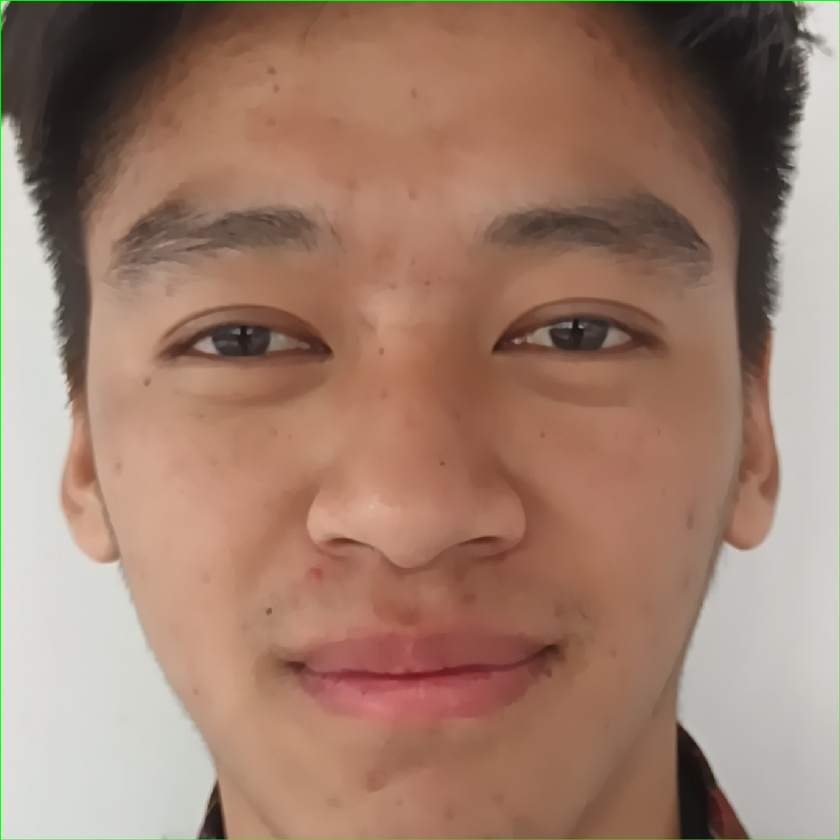
#> input picture python/17711771_faces.jpg, 840 x 840 px, shrunk from 1771 x 1771 before the run
$ python eye.py ..
#> lines starting #> are read from the running program, lines starting #| are printed output that depends on the picture; after the words box and inside, x2 and y2 are one past the last pixel; in counts of white or black regions, pixels touching at a corner belong together
import cv2
import os
import sys

if len(sys.argv) < 2:
    print("Usage: python batch_face_detection.py <directory_path>")
    sys.exit(1)

directoryPath = sys.argv[1]

# Check if the provided path is a directory
if not os.path.isdir(directoryPath):
    print(f"The provided path is not a directory: {directoryPath}")
    sys.exit(1)

# Load the pre-trained face detection model
faceCascade = cv2.CascadeClassifier(cv2.data.haarcascades + "haarcascade_frontalface_default.xml")

# Process each image in the directory
for filename in os.listdir(directoryPath):
    # Only process files with image extensions
    if filename.lower().endswith(('.png', '.jpg', '.jpeg', '.bmp', '.tiff')):
        imagePath = os.path.join(directoryPath, filename)

        # Load the image
        image = cv2.imread(imagePath)
#> image is the input picture: shape (840, 840, 3); mean B, G, R 109.1, 126.1, 158.5
        if image is None:
            print(f"Could not open or find the image: {imagePath}")
            continue

        # Convert the image to grayscale
        gray = cv2.cvtColor(image, cv2.COLOR_BGR2GRAY)
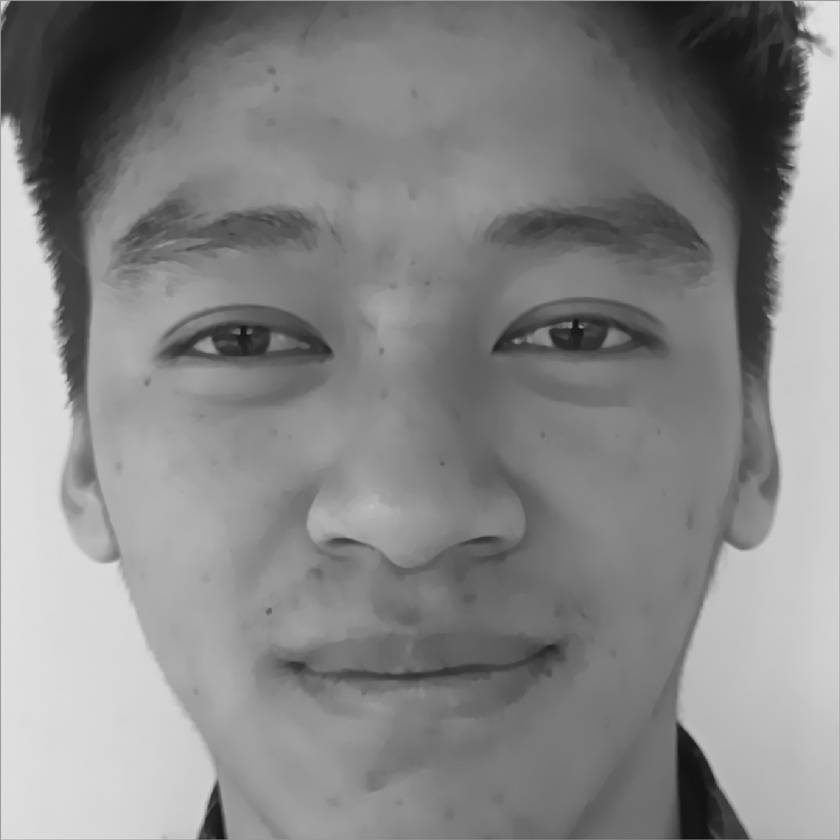
#> gray: shape (840, 840); min 15, max 232, mean 133.9

        # Detect faces in the image
        faces = faceCascade.detectMultiScale(
            gray,
            scaleFactor=1.3,
            minNeighbors=3,
            minSize=(30, 30)
        )
#> faces = [[52, 85, 727, 727]]

        print(f"[INFO] Found {len(faces)} Faces in {filename}.")
#| [INFO] Found 1 Faces in 17711771_faces.jpg.

        # Draw rectangles around detected faces and save each face as a separate image
        for (x, y, w, h) in faces:
            cv2.rectangle(image, (x, y), (x + w, y + h), (0, 255, 0), 2)
            roi_color = image[y:y + h, x:x + w]
            face_filename = os.path.join(directoryPath, f"{os.path.splitext(filename)[0]}_{w}x{h}_faces.jpg")
            cv2.imwrite(face_filename, roi_color)
            print(f"[INFO] Object found. Saving locally as {face_filename}")
#> this loop made 1 pass
#| [INFO] Object found. Saving locally as ../17711771_faces_727x727_faces.jpg
#> pass 1, `roi_color = image[y:y + h, x:x + w]`:
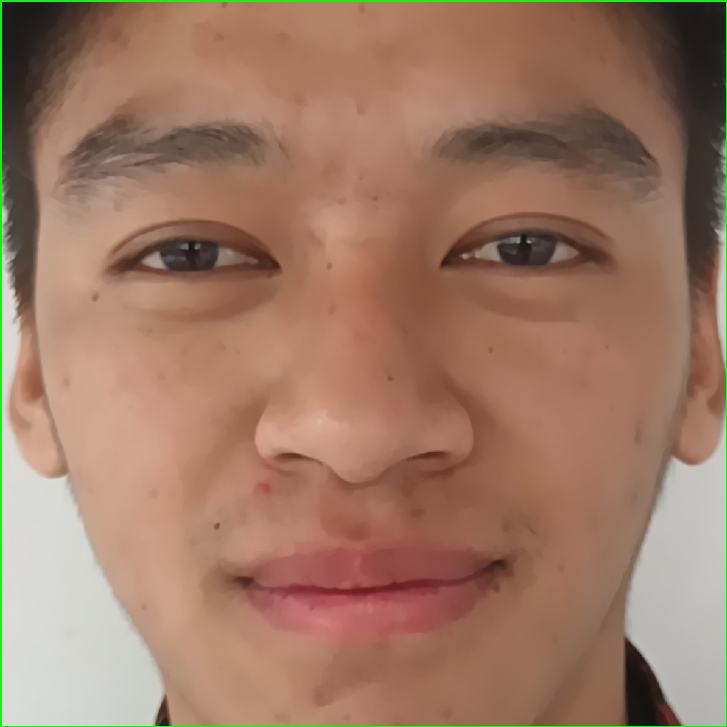
#> roi_color: shape (727, 727, 3); mean B, G, R 101, 121.5, 158.4
#> after the loop:
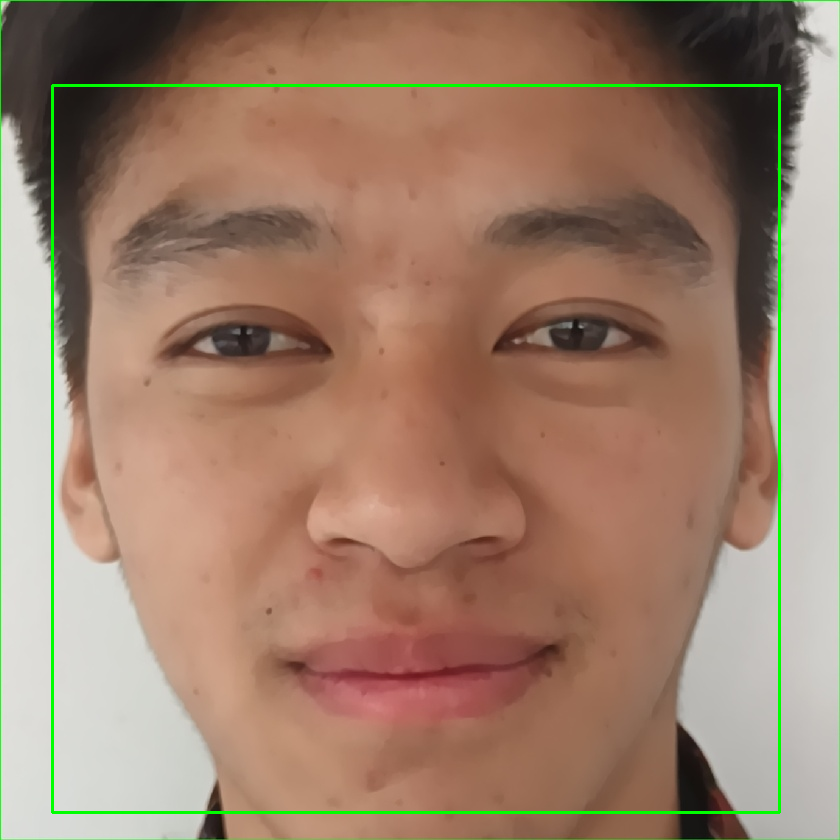
#> image: shape (840, 840, 3); 1.24% of pixels changed, all inside (x1, y1, x2, y2) = (51, 84, 781, 814)

        # Save the image with rectangles drawn around faces
        detected_image_filename = os.path.join(directoryPath, f"{os.path.splitext(filename)[0]}_faces_detected.jpg")
        status = cv2.imwrite(detected_image_filename, image)
        print(f"[INFO] Image {detected_image_filename} written to filesystem: {status}")
#| [INFO] Image ../17711771_faces_faces_detected.jpg written to filesystem: True
#> pass 2 of the loop `for filename in os.listdir(directoryPath):`:
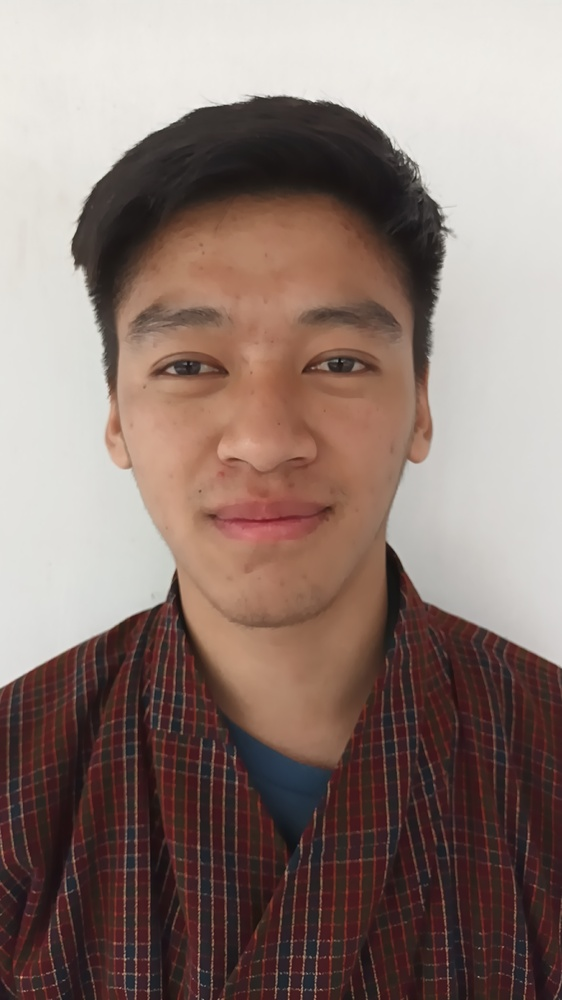
#> input picture python/20240501_112814_1.jpg, 562 x 1000 px, shrunk from 2601 x 4624 before the run
#> image is the input picture: shape (1000, 562, 3); mean B, G, R 114, 121, 140.6
#> `gray = cv2.cvtColor(image, cv2.COLOR_BGR2GRAY)`:
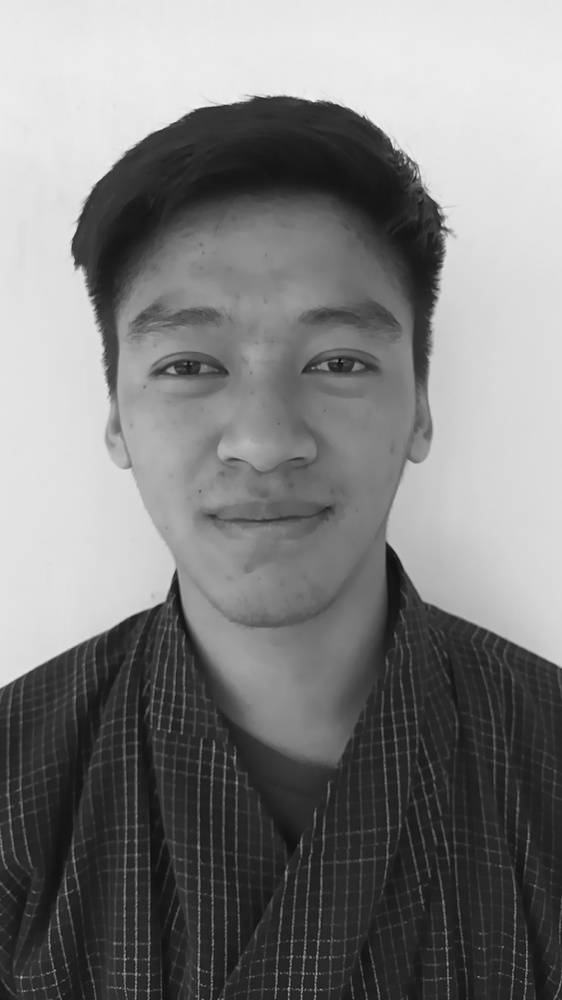
#> gray: shape (1000, 562); min 15, max 239, mean 126
#> faces = [[83, 219, 373, 373]]
#| [INFO] Found 1 Faces in 20240501_112814_1.jpg.
#> the loop `for (x, y, w, h) in faces:` made 1 pass
#> (printed output is left out)
#> after the loop `for (x, y, w, h) in faces:`:
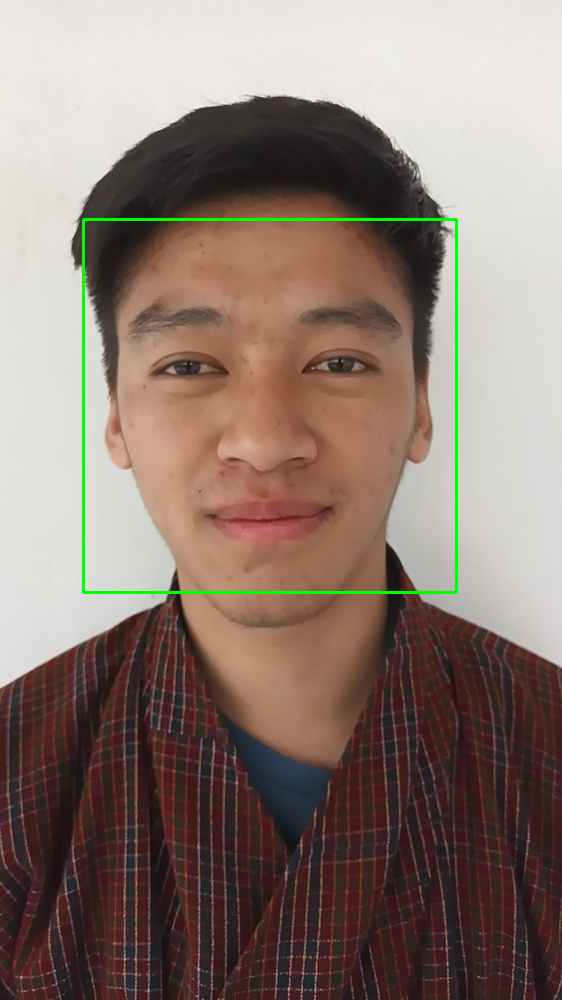
#> image: shape (1000, 562, 3); 0.8% of pixels changed, all inside (x1, y1, x2, y2) = (82, 218, 458, 594)
#| [INFO] Image ../20240501_112814_1_faces_detected.jpg written to filesystem: True
